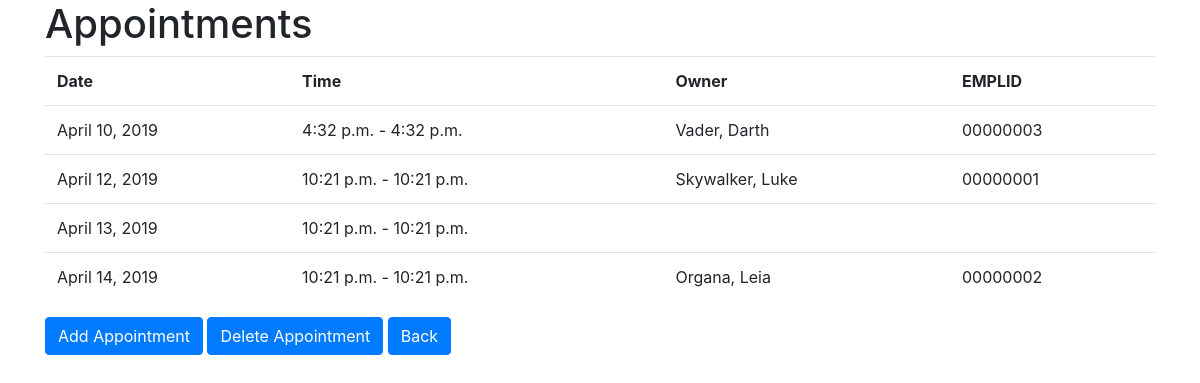
/appointments/view_appointments/ (signed in), run on an earlier commit of the app's database.
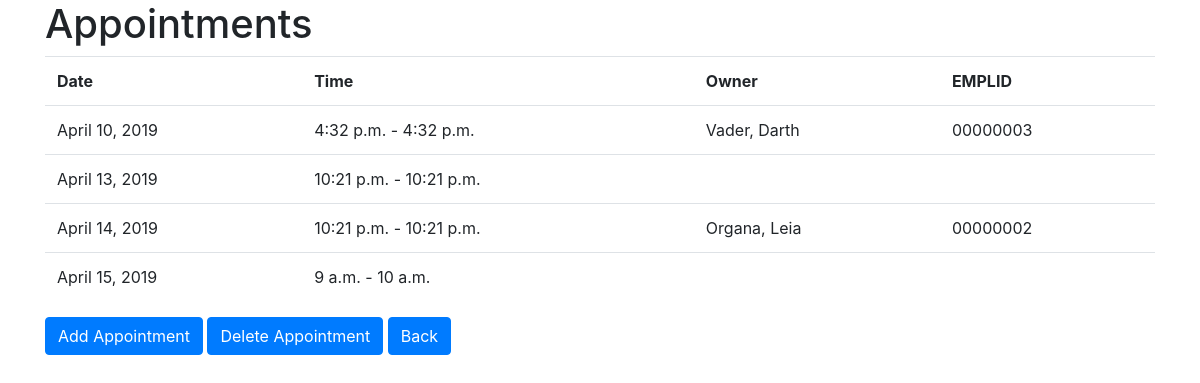
And on a later commit of the database.
### appointments/models.py (models this page shows, shortened)
class Appointment(models.Model):
	date=models.DateField(default=timezone.localdate)
	start_time=models.TimeField(default=timezone.now)
	end_time=models.TimeField(default=timezone.now)
	owner_EMPLID=models.CharField(default='',max_length=8)
	owner_name=models.CharField(default='', max_length=100)

### appointments/views.py (the view)
# urls.py: path('view_appointments/', views.view_appointments, name='view_appointments'),
def view_appointments(request):
    if (request.user.user_type == 0):
       appoint=Appointment.objects.filter(owner_EMPLID=request.user.EMPLID).order_by('date')
       appts=list(appoint)
       return render(request, 'view_appointments.html', {'appts':appts})
    else:
       appoint=Appointment.objects.all().order_by('date')
       appts=list(appoint)
       return render(request, 'view_appointments.html', {'appts':appts})

### templates/view_appointments.html (shortened to what this page needs)
{% extends 'base.html' %}
{% block content %}
{% if user.user_type == 0 %}
<div class='container'>
    <h1>Appointments</h1>
    {% if appts %}
        <table class='table'>
        <tr>
            <th>Date</th>
            <th>Time</th>
            <th>Owner</th>
            <th>EMPLID</th>
        </tr>
        {% for x in appts %}
             <tr>
                <td>{{x.date}}</td>
                <td>{{x.start_time}} - {{x.end_time}}</td>
                <td>{{x.owner_name}}</td>
                <td>{{x.owner_EMPLID}}</td>
             </tr>
        {% endfor %}
        </table>
    {% else %}
        <div class='alert alert-secondary' role='alert'>You have no scheduled appointments</div>
    {% endif %}
        <a href={% url 'request_appointment' %} class='btn btn-primary' role='button'>Request Appointment</a>
        <a href={% url 'home' %} class='btn btn-primary' type='button'>Back</a>
</div>
{% else %}
<div class='container'>
    <h1>Appointments</h1>
    {% if appts %}
        <table class='table'>
        <tr>
            <th>Date</th>
            <th>Time</th>
            <th>Owner</th>
            <th>EMPLID</th>
        </tr>
        {% for x in appts %}
             <tr>
                <td>{{x.date}}</td>
                <td>{{x.start_time}} - {{x.end_time}}</td>
                <td>{{x.owner_name}}</td>
                <td>{{x.owner_EMPLID}}</td>
             </tr>
        {% endfor %}
        </table>
    {% else %}
        <div class='alert alert-secondary' role='alert'>You have no scheduled appointments</div>
    {% endif %}
        <a href={% url 'add_appointment' %} class='btn btn-primary' role='button'>Add Appointment</a>
        {% if appts %}
        <a href={% url 'delete_appointment' %} class='btn btn-primary' role='button'>Delete Appointment</a>
        {% else %}
        <a href='#' class='btn btn-primary disabled' role='button'>Delete Appointment</a>
        {% endif %}
        <a href={% url 'home' %} class='btn btn-primary' type='button'>Back</a>
</div>
{% endif %}
{% endblock %}

### templates/base.html (shortened to what this page needs)
<!DOCTYPE html>
{% load static %}
<html>
  <head>
    <link rel="stylesheet" href="https://stackpath.bootstrapcdn.com/bootstrap/4.3.1/css/bootstrap.min.css">
    <link rel="stylesheet" href="{% static 'css/style.css' %}" />
  </head>
  <body>
    <main>
      {% block content %}
      {% endblock %}
    </main>
  </body>
</html>

What changed in the data, as far as the page shows it:
removed Appointment: date "April 12, 2019", start_time "10:21 p.m.", end_time "10:21 p.m.", owner_name "Skywalker, Luke", owner_EMPLID "00000001"
added Appointment: date "April 15, 2019", start_time "9 a.m.", end_time "10 a.m."
